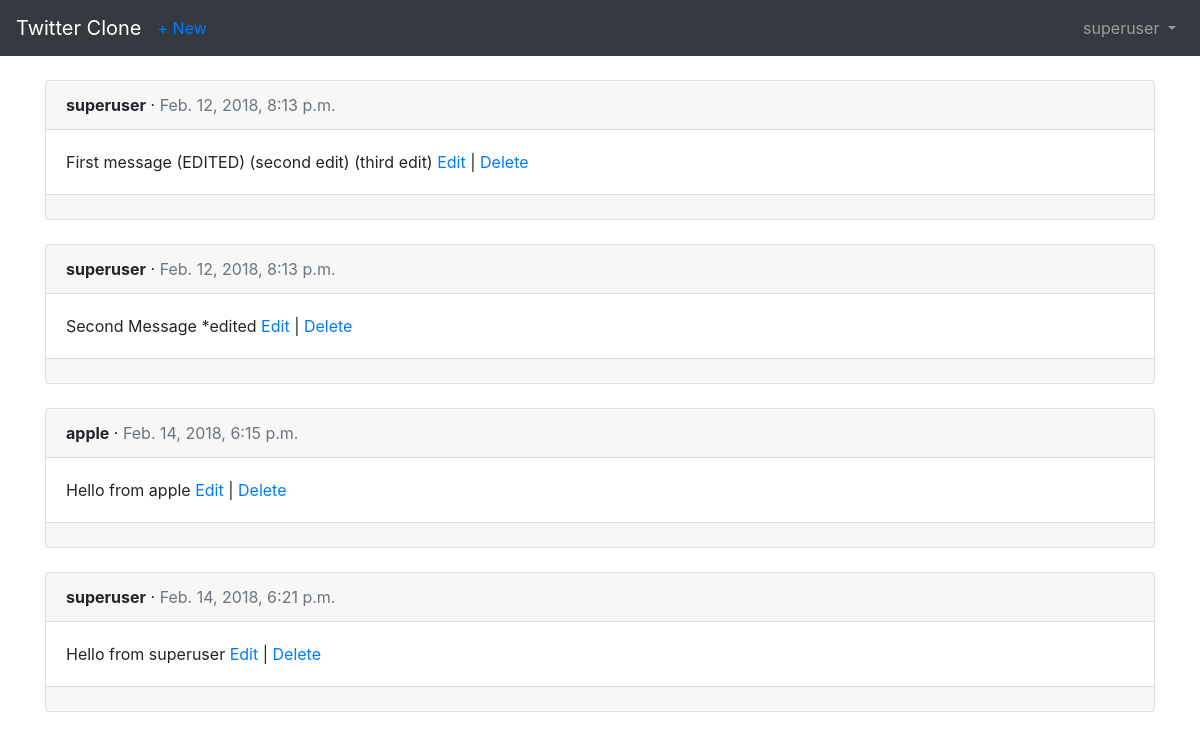
The page /posts/ (signed in) on the database as committed earlier.
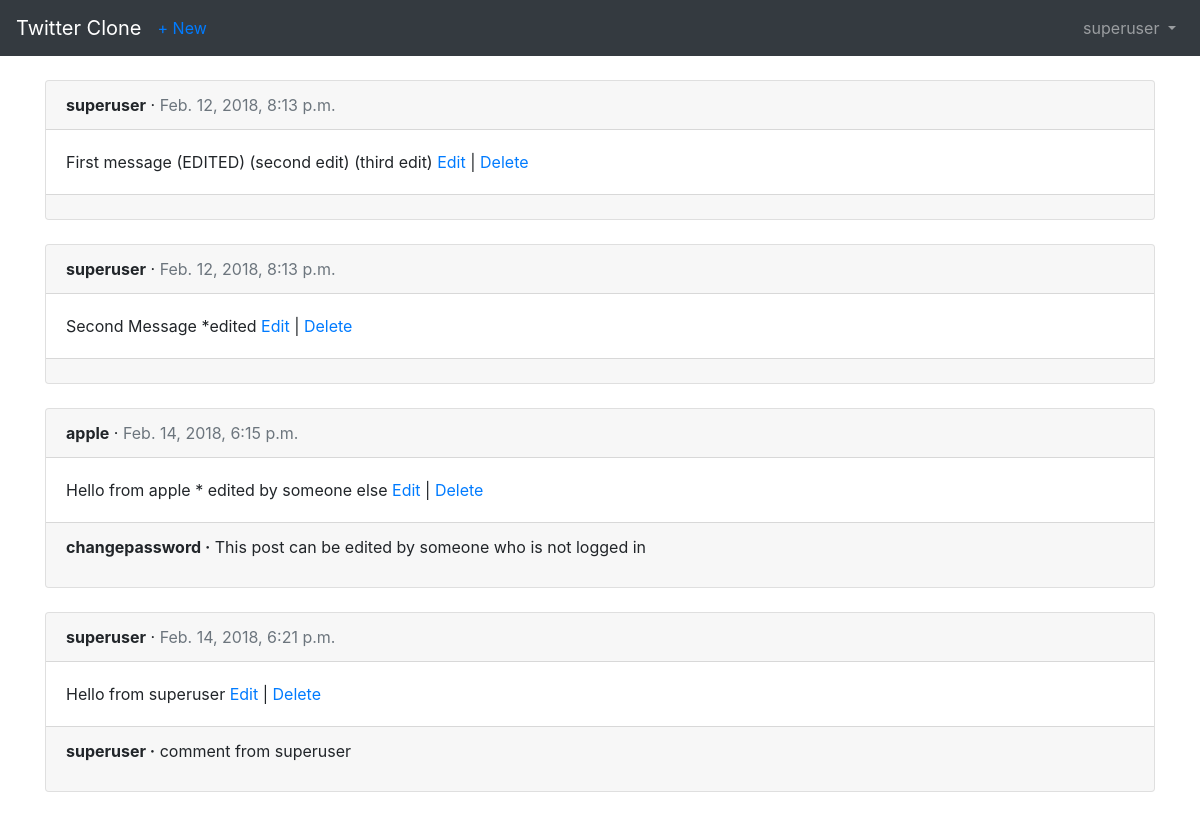
The same page on the database as committed later.
### posts/models.py (models this page shows, shortened)
class Post(models.Model):
    message = models.CharField(max_length=280)
    date = models.DateTimeField(auto_now_add=True)
    author = models.ForeignKey(
        settings.AUTH_USER_MODEL,
        on_delete=models.CASCADE,
    )

class Comment(models.Model):
    post = models.ForeignKey(Post, on_delete=models.CASCADE)
    comment = models.CharField(max_length=140)
    author = models.ForeignKey(
        settings.AUTH_USER_MODEL,
        on_delete=models.CASCADE
    )
    def __str__(self):
        return self.comment

### users/models.py (models this page shows)
class CustomUser(AbstractUser):
    objects = CustomUserManager()

### posts/views.py (the view)
# urls.py: path('', views.PostListView.as_view(), name='post_list'),
class PostListView(LoginRequiredMixin, ListView):
    model = Post
    template_name = 'post_list.html'
    login_url = 'login'

### templates/post_list.html (shortened to what this page needs)
{% extends 'base.html' %}
{% block content %}
    {% for post in object_list %}
        <div class="card">
        <div class="card-header">
            <span class="font-weight-bold">{{ post.author }}</span> &middot; <span class="text-muted">{{ post.date }}</span>
        </div>
        <div class="card-body">
            {{ post.message }}
            <a href="{% url 'post_edit' post.pk %}">Edit</a> | <a href="{% url 'post_delete' post.pk %}">Delete</a>
        </div>
        <div class="card-footer">
            {% for comment in post.comment_set.all %}
                <p>
                    <span class="font-weight-bold">{{ comment.author }} &middot;</span>
                    {{ comment }}
                </p>
            {% endfor %}
        </div>
        </div>
        <br />
    {% endfor %}
{% endblock content %}

Rows that differ between the two databases and show on the page:
changed Post "apple": message "Hello from apple" → "Hello from apple * edited by someone else"
added Comment: author "changepassword", comment "This post can be edited by someone who is not logged in", shown under Post "apple"
added Comment: author "superuser", comment "comment from superuser", shown under Post "Feb. 14, 2018, 6:21 p.m."
